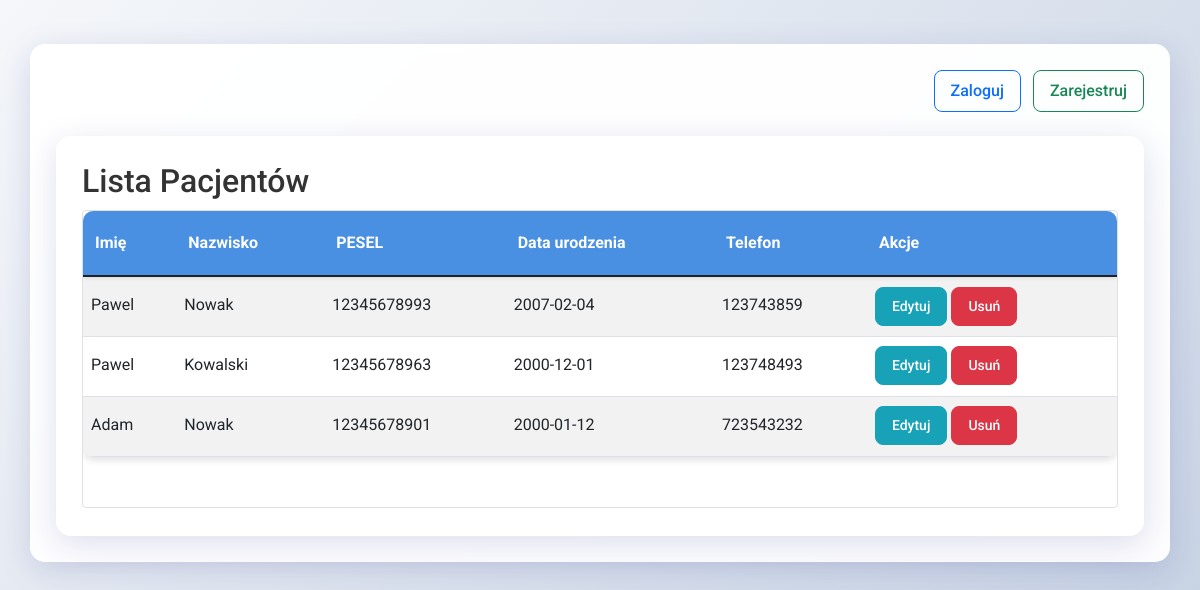
/pacjenci, run on the app's committed database.
### app.py (models this page shows)
class Pacjent(db.Model):
    __tablename__ = 'pacjenci'
    id = db.Column(db.Integer, primary_key=True)
    user_id = db.Column(db.Integer, db.ForeignKey('users.id'))
    imie = db.Column(db.String(50), nullable=False)
    nazwisko = db.Column(db.String(50), nullable=False)
    pesel = db.Column(db.String(11), unique=True, nullable=False)
    data_urodzenia = db.Column(db.Date, nullable=False)
    telefon = db.Column(db.String(15), nullable=False)
    zalecenia = db.Column(db.Text)
    wyniki_badan = db.Column(db.Text)
    data_wpisu = db.Column(db.DateTime)
    user = db.relationship('User', backref='pacjent')

### app.py (the view)
@app.route('/pacjenci', methods=['GET'])
def lista_pacjentow():
    pacjenci = Pacjent.query.all()
    return render_template('pacjenci.html', pacjenci=pacjenci)

### templates/pacjenci.html (shortened to what this page needs)
{% extends "base.html" %}
{% block content %}
<div class="container mt-4" style="height: 50vh;">
    <h2>Lista Pacjentów</h2>
    <div class="table-container" style="height: calc(100% - 50px); overflow-y: auto;">
        <table class="table table-striped">
            <thead class="sticky-top bg-white">
                <tr>
                    <th>Imię</th>
                    <th>Nazwisko</th>
                    <th>PESEL</th>
                    <th>Data urodzenia</th>
                    <th>Telefon</th>
                    <th>Akcje</th>
                </tr>
            </thead>
            <tbody>
                {% for pacjent in pacjenci %}
                <tr style="height: 60px;" id="row-{{ pacjent.id }}">
                    <td>
                        <span class="display-value">{{ pacjent.imie }}</span>
                    </td>
                    <td>
                        <span class="display-value">{{ pacjent.nazwisko }}</span>
                    </td>
                    <td>
                        <span class="display-value">{{ pacjent.pesel }}</span>
                    </td>
                    <td>
                        <span class="display-value">{{ pacjent.data_urodzenia.strftime('%Y-%m-%d') }}</span>
                    </td>
                    <td>
                        <span class="display-value">{{ pacjent.telefon }}</span>
                    </td>
                    <td>
                        <button class="btn btn-sm btn-info edit-btn" onclick="toggleEdit('{{ pacjent.id }}')">Edytuj</button>
                        <button class="btn btn-sm btn-danger" onclick="usunPacjenta('{{ pacjent.id }}')">Usuń</button>
                    </td>
                </tr>
                {% endfor %}
            </tbody>
        </table>
    </div>
</div>
{% endblock %}

### static/style.css (style rules this page uses)
body { font-family: 'Roboto', Arial, sans-serif; min-height: 100vh; margin: 0; padding: 20px; background: linear-gradient(135deg, #f5f7fa 0%, #c3cfe2 100%); }
.container { background: rgba(255, 255, 255, 0.95); border-radius: 15px; box-shadow: 0 8px 32px 0 rgba(31, 38, 135, 0.15); padding: 25px; margin-top: 20px; backdrop-filter: blur(4px); -webkit-backdrop-filter: blur(4px); border: 1px solid rgba(255, 255, 255, 0.18); }
h2 { margin-bottom: 10px; color: #333; }
.table { background: white; border-radius: 10px; overflow: hidden; box-shadow: 0 4px 6px rgba(0, 0, 0, 0.1); }
.table thead th { background-color: #4a90e2; color: white; border-bottom: none; padding: 12px; }
.btn { border-radius: 8px; padding: 8px 16px; font-weight: 500; }
.btn-danger { background-color: #dc3545; border-color: #dc3545; }
.btn-info { background-color: #17a2b8; border-color: #17a2b8; color: white; }

### templates/pacjenci.html (style rules this page uses)
.table-container { border: 1px solid #dee2e6; border-radius: 4px; background: white; }
.table { margin-bottom: 0; }
.sticky-top { top: 0; z-index: 1; box-shadow: 0 2px 4px rgba(0,0,0,0.1); }
tr { line-height: 40px; }

### data on the page
Pacjent: imie "Pawel", nazwisko "Nowak", pesel "12345678993", data_urodzenia "2007-02-04", telefon "123743859"
Pacjent: imie "Pawel", nazwisko "Kowalski", pesel "12345678963", data_urodzenia "2000-12-01", telefon "123748493"
Pacjent: imie "Adam", nazwisko "Nowak", pesel "12345678901", data_urodzenia "2000-01-12", telefon "723543232"
